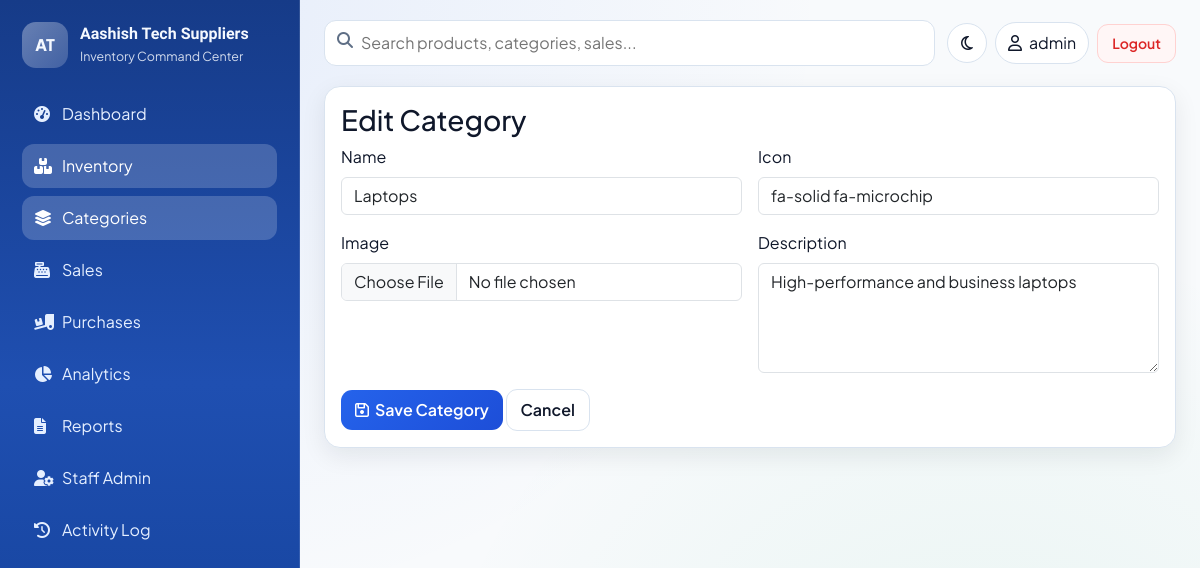
Screenshot of /products/categories/1/edit/ (signed in) with the database file from the repository.
### products/models.py (models this page shows, shortened)
class Category(models.Model):
	name = models.CharField(max_length=120, unique=True)
	icon = models.CharField(max_length=80, default='fa-solid fa-microchip')
	image = models.ImageField(upload_to='categories/', blank=True, null=True)
	description = models.TextField(blank=True)
	class Meta:
		ordering = ['name']

### products/views.py (the view)
# urls.py: path('categories/<int:pk>/edit/', views.category_update, name='category_edit'),
@staff_required
def category_update(request, pk):
	category = get_object_or_404(Category, pk=pk)
	form = CategoryForm(request.POST or None, request.FILES or None, instance=category)
	if form.is_valid():
		form.save()
		messages.success(request, 'Category updated successfully.')
		return redirect('products:category_list')
	return render(request, 'products/category_form.html', {'form': form, 'title': 'Edit Category'})

### products/forms.py
class CategoryForm(forms.ModelForm):
    class Meta:
        model = Category
        fields = ['name', 'icon', 'image', 'description']
        widgets = {
            'name': forms.TextInput(attrs={'class': 'form-control', 'placeholder': 'Laptops'}),
            'icon': forms.TextInput(attrs={'class': 'form-control', 'placeholder': 'fa-solid fa-laptop'}),
            'image': forms.ClearableFileInput(attrs={'class': 'form-control'}),
            'description': forms.Textarea(attrs={'class': 'form-control', 'rows': 4}),
        }

### accounts/context_processors.py (called while the page is built)
def role_flags(request):
    user = getattr(request, 'user', None)
    is_admin_user = bool(
        user
        and user.is_authenticated
        and (user.is_superuser or user.groups.filter(name='Admin').exists())
    )
    is_staff_user = bool(
        user
        and user.is_authenticated
        and (
            is_admin_user
            or user.groups.filter(name='Staff').exists()
            or user.is_staff
        )
    )
    return {
        'is_admin_user': is_admin_user,
        'is_staff_user': is_staff_user,
    }

### accounts/permissions.py (called while the page is built)
def is_admin(user):
    return user.is_authenticated and (user.is_superuser or _in_group(user, 'Admin'))

def is_staff_member(user):
    return user.is_authenticated and (is_admin(user) or _in_group(user, 'Staff'))

### templates/products/category_form.html (shortened to what this page needs)
{% extends 'base.html' %}
{% block content %}
<div class="panel form-panel">
    <h3>{{ title }}</h3>
    <form method="post" enctype="multipart/form-data" class="row g-3">{% csrf_token %}
        {% for field in form %}
        <div class="col-md-6">
            <label class="form-label">{{ field.label }}</label>
            {{ field }}
        </div>
        {% endfor %}
        <div class="col-12">
            <button class="btn btn-primary-modern" type="submit"><i class="fa-regular fa-floppy-disk"></i>Save Category</button>
            <a href="{% url 'products:category_list' %}" class="btn btn-outline-modern">Cancel</a>
        </div>
    </form>
</div>
{% endblock %}

### templates/base.html (shortened to what this page needs)
{% load static %}
<!doctype html>
<html lang="en" data-theme="light">
<head>
    <link href="https://cdn.jsdelivr.net/npm/bootstrap@5.3.3/dist/css/bootstrap.min.css" rel="stylesheet">
    <link href="https://cdnjs.cloudflare.com/ajax/libs/font-awesome/6.5.2/css/all.min.css" rel="stylesheet">
    <link rel="stylesheet" href="{% static 'css/style.css' %}">
</head>
<body>
<div class="app-shell">
    <aside class="sidebar" id="sidebar">
        <div class="sidebar-top">
            <div class="brand-mark">AT</div>
            <div>
                <h4 class="brand-title mb-1">Aashish Tech Suppliers</h4>
                <p class="tagline mb-0">Inventory Command Center</p>
            </div>
        </div>
        <div>
            <nav class="nav flex-column gap-2">
                <a class="nav-link {% if request.path == '/' %}active{% endif %}" href="{% url 'dashboard:home' %}"><i class="fa-solid fa-gauge-high"></i>Dashboard</a>
                <a class="nav-link {% if '/products' in request.path %}active{% endif %}" href="{% url 'products:list' %}"><i class="fa-solid fa-boxes-stacked"></i>Inventory</a>
                <a class="nav-link {% if '/categories' in request.path %}active{% endif %}" href="{% url 'products:category_list' %}"><i class="fa-solid fa-layer-group"></i>Categories</a>
                <a class="nav-link {% if '/sales' in request.path %}active{% endif %}" href="{% url 'sales:list' %}"><i class="fa-solid fa-cash-register"></i>Sales</a>
                <a class="nav-link {% if '/purchases' in request.path %}active{% endif %}" href="{% url 'purchases:list' %}"><i class="fa-solid fa-truck-ramp-box"></i>Purchases</a>
                <a class="nav-link {% if '/analytics' in request.path %}active{% endif %}" href="{% url 'dashboard:analytics' %}"><i class="fa-solid fa-chart-pie"></i>Analytics</a>
                <a class="nav-link {% if '/reports' in request.path %}active{% endif %}" href="{% url 'reports:home' %}"><i class="fa-solid fa-file-lines"></i>Reports</a>
                {% if is_admin_user %}
                <a class="nav-link {% if '/accounts/staff' in request.path %}active{% endif %}" href="{% url 'accounts:staff_list' %}"><i class="fa-solid fa-user-gear"></i>Staff Admin</a>
                <a class="nav-link {% if '/accounts/activity' in request.path %}active{% endif %}" href="{% url 'accounts:activity_log' %}"><i class="fa-solid fa-clock-rotate-left"></i>Activity Log</a>
                {% endif %}
            </nav>
        </div>
    </aside>
    <main class="content-area">
        <header class="topbar">
            <form class="search-wrap" action="{% url 'dashboard:search' %}" method="get">
                <i class="fa-solid fa-magnifying-glass"></i>
                <input type="text" name="q" placeholder="Search products, categories, sales..." value="{{ request.GET.q|default:'' }}">
            </form>
            <div class="top-actions">
                <button class="btn btn-outline-modern theme-toggle" id="theme-toggle" type="button" aria-label="Toggle dark mode">
                    <i class="fa-regular fa-moon"></i>
                </button>
                {% if request.user.is_authenticated %}
                <div class="profile-chip">
                    <i class="fa-regular fa-user"></i>
                    <span>{{ request.user.username }}</span>
                </div>
                <a href="{% url 'accounts:logout' %}" class="btn btn-danger-modern btn-sm">Logout</a>
                {% endif %}
            </div>
        </header>
        {% block content %}{% endblock %}
    </main>
</div>
</body>
</html>

### static/css/style.css (style rules this page uses)
:root { --bg: #f8fafc; --surface: #ffffff; --surface-soft: #f2f7ff; --text: #0f172a; --muted: #5f6f86; --border: #d9e3ef; --primary: #2563eb; --primary-strong: #1d4ed8; --success: #16a34a; --warning: #f59e0b; --danger: #dc2626; --shadow-sm: 0 8px 24px rgba(15, 23, 42, 0.08); --shadow-md: 0 22px 40px rgba(15, 23, 42, 0.14); }
* { font-family: 'Plus Jakarta Sans', sans-serif; }
body { background: radial-gradient(circle at 18% 0%, rgba(37, 99, 235, 0.08), transparent 48%), radial-gradient(circle at 82% 100%, rgba(14, 166, 99, 0.07), transparent 45%), var(--bg); color: var(--text); }
.app-shell { min-height: 100vh; display: flex; }
.sidebar { width: 300px; background: linear-gradient(180deg, #163b88, #1f4fb1 48%, #123f95); color: #f5f9ff; padding: 22px; position: sticky; top: 0; height: 100vh; border-right: 1px solid rgba(255, 255, 255, 0.12); }
.sidebar-top { display: flex; gap: 12px; align-items: center; margin-bottom: 24px; }
.brand-mark { width: 46px; height: 46px; border-radius: 14px; background: linear-gradient(135deg, rgba(255, 255, 255, 0.35), rgba(255, 255, 255, 0.18)); display: grid; place-items: center; font-weight: 800; }
.brand-title, .page-title { font-family: 'Sora', sans-serif; font-weight: 700; }
.brand-title { font-size: 1rem; }
.tagline { color: rgba(245, 249, 255, 0.84); font-size: 0.78rem; }
.sidebar .nav-link { color: #e5efff; border-radius: 12px; padding: 10px 12px; transition: 0.25s ease; }
.sidebar .nav-link i { width: 20px; margin-right: 8px; }
.sidebar .nav-link:hover, .sidebar .nav-link.active { color: #ffffff; background: rgba(255, 255, 255, 0.19); }
.content-area { flex: 1; padding: 20px 24px; }
.topbar { display: flex; align-items: center; justify-content: space-between; gap: 12px; margin-bottom: 20px; }
.search-wrap { position: relative; width: 100%; max-width: 640px; }
.search-wrap i { position: absolute; top: 12px; left: 13px; color: var(--muted); }
.search-wrap input { width: 100%; border: 1px solid var(--border); border-radius: 12px; background: var(--surface); color: var(--text); padding: 10px 12px 10px 36px; transition: border-color 0.2s ease, box-shadow 0.2s ease; }
.top-actions { display: flex; align-items: center; gap: 8px; }
.profile-chip { background: var(--surface); border: 1px solid var(--border); border-radius: 999px; padding: 8px 12px; display: flex; align-items: center; gap: 7px; }
.panel, .kpi-card { background: var(--surface); border: 1px solid var(--border); border-radius: 16px; box-shadow: var(--shadow-sm); }
.panel { padding: 16px; transition: transform 0.25s ease, box-shadow 0.25s ease; }
.btn-primary-modern, .btn-outline-modern, .btn-danger-modern { border-radius: 11px; padding: 8px 14px; transition: all 0.2s ease; display: inline-flex; align-items: center; gap: 6px; font-weight: 600; }
.btn-brand, .btn-primary-modern { background: linear-gradient(135deg, var(--primary), var(--primary-strong)); color: #fff; border: none; }
.btn-outline-modern { border: 1px solid var(--border); color: var(--text); background: var(--surface); }
.btn-danger-modern { border: 1px solid #ffd2d1; color: var(--danger); background: #fff6f6; }
.theme-toggle { width: 40px; height: 40px; border-radius: 999px; justify-content: center; padding: 0; }
.kpi-grid .kpi-card, .chart-panel, .panel { animation: fadeInUp 0.5s ease both; }

### rows the page displays
Category: form "Laptops" "fa-solid fa-microchip" "High-performance and business laptops"

### other values shown
{{ request.user.username }} "admin"
{{ title }} "Edit Category"
{{ field.label }} "Name" "Icon" "Image" "Description"
